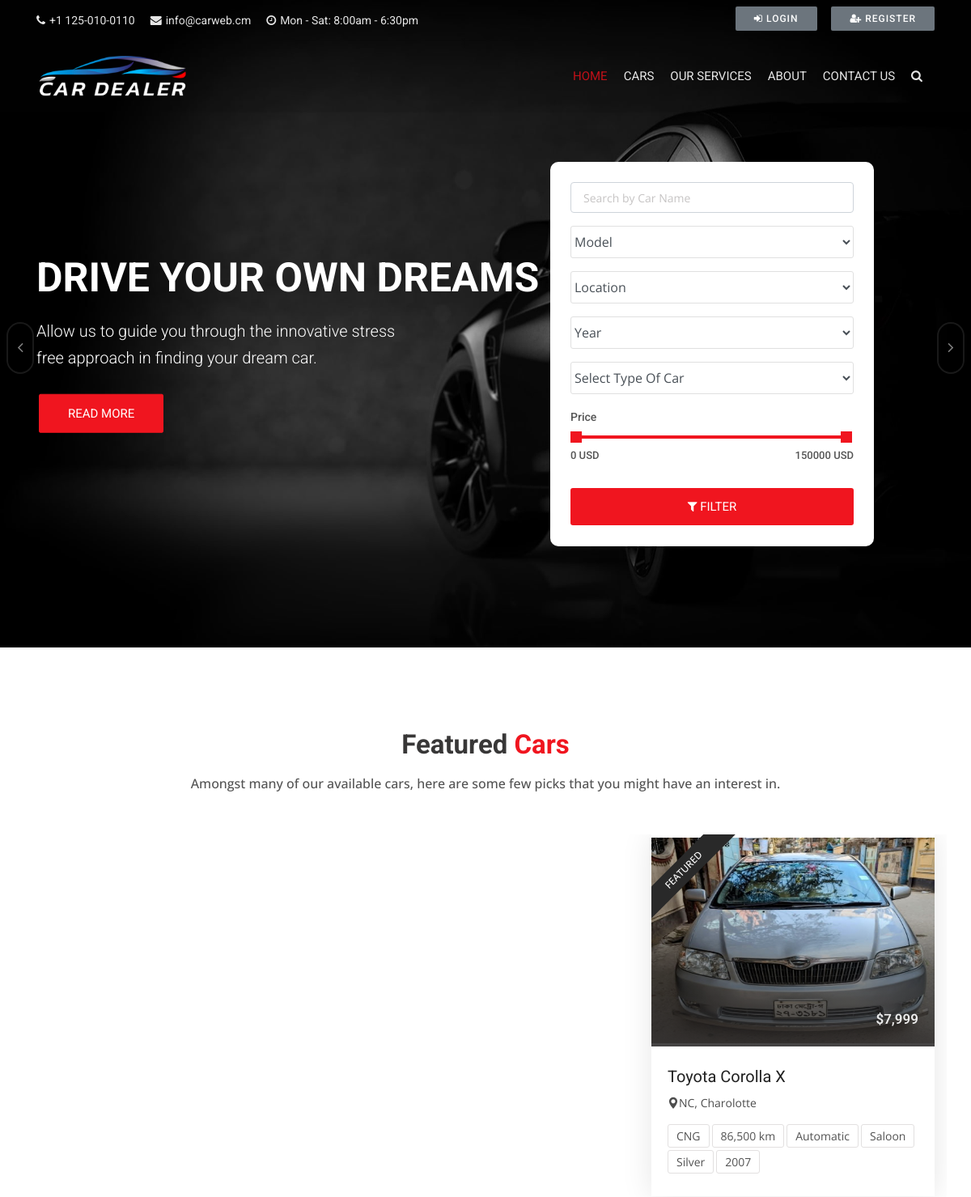
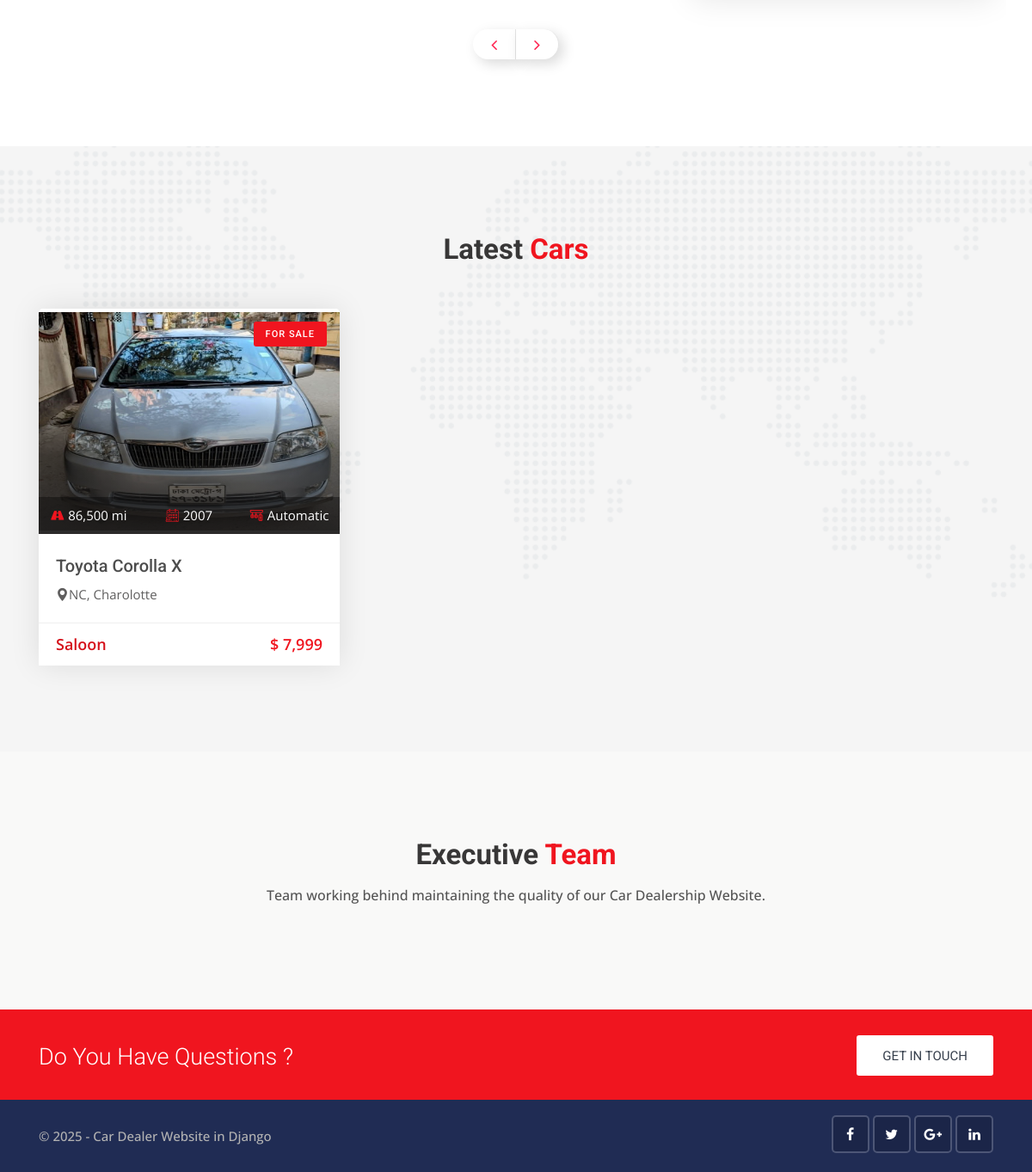
The page / on the database its author committed (2 pictures, top to bottom).
### cars/models.py (models this page shows, shortened)
class Car(models.Model):
    state_choice = (
        ('AL', 'Alabama'),
        ('AK', 'Alaska'),
        ('AZ', 'Arizona'),
        ('AR', 'Arkansas'),
        ('CA', 'California'),
        ('CO', 'Colorado'),
        ('CT', 'Connecticut'),
        ('DE', 'Delaware'),
        ('DC', 'District Of Columbia'),
        ('FL', 'Florida'),
        ('GA', 'Georgia'),
        ('HI', 'Hawaii'),
        ('ID', 'Idaho'),
        ('IL', 'Illinois'),
        ('IN', 'Indiana'),
        ('IA', 'Iowa'),
        ('KS', 'Kansas'),
        ('KY', 'Kentucky'),
        ('LA', 'Louisiana'),
        ('ME', 'Maine'),
        ('MD', 'Maryland'),
        ('MA', 'Massachusetts'),
        ('MI', 'Michigan'),
        ('MN', 'Minnesota'),
        ('MS', 'Mississippi'),
        ('MO', 'Missouri'),
        ('MT', 'Montana'),
        ('NE', 'Nebraska'),
        ('NV', 'Nevada'),
        ('NH', 'New Hampshire'),
        ('NJ', 'New Jersey'),
        ('NM', 'New Mexico'),
        ('NY', 'New York'),
        ('NC', 'North Carolina'),
        ('ND', 'North Dakota'),
        ('OH', 'Ohio'),
        ('OK', 'Oklahoma'),
        ('OR', 'Oregon'),
        ('PA', 'Pennsylvania'),
        ('RI', 'Rhode Island'),
        ('SC', 'South Carolina'),
        ('SD', 'South Dakota'),
        ('TN', 'Tennessee'),
        ('TX', 'Texas'),
        ('UT', 'Utah'),
        ('VT', 'Vermont'),
        ('VA', 'Virginia'),
        ('WA', 'Washington'),
        ('WV', 'West Virginia'),
        ('WI', 'Wisconsin'),
        ('WY', 'Wyoming'),
    )
    year_choice = []
    for r in range(2000, (datetime.now().year+1)):
        year_choice.append((r,r))
    features_choices = (
        ('Cruise Control', 'Cruise Control'),
        ('Audio Interface', 'Audio Interface'),
        ('Airbags', 'Airbags'),
        ('Air Conditioning', 'Air Conditioning'),
        ('Seat Heating', 'Seat Heating'),
        ('Alarm System', 'Alarm System'),
        ('ParkAssist', 'ParkAssist'),
        ('Power Steering', 'Power Steering'),
        ('Reversing Camera', 'Reversing Camera'),
        ('Direct Fuel Injection', 'Direct Fuel Injection'),
        ('Auto Start/Stop', 'Auto Start/Stop'),
        ('Wind Deflector', 'Wind Deflector'),
        ('Bluetooth Handset', 'Bluetooth Handset'),
    )
    door_choices = (
        ('2', '2'),
        ('3', '3'),
        ('4', '4'),
        ('5', '5'),
        ('6', '6'),
    )
    car_title = models.CharField(max_length=255)
    state = models.CharField(choices=state_choice, max_length=100)
    city = models.CharField(max_length=100)
    color = models.CharField(max_length=100)
    model = models.CharField(max_length=100)
    year = models.IntegerField(('year'), choices=year_choice)
    condition = models.CharField(max_length=100)
    price = models.IntegerField()
    description = RichTextField()
    car_photo = models.ImageField(upload_to='photos/%Y/%m/%d/')
    car_photo_1 = models.ImageField(upload_to='photos/%Y/%m/%d/', blank=True)
    car_photo_2 = models.ImageField(upload_to='photos/%Y/%m/%d/', blank=True)
    car_photo_3 = models.ImageField(upload_to='photos/%Y/%m/%d/', blank=True)
    car_photo_4 = models.ImageField(upload_to='photos/%Y/%m/%d/', blank=True)
    features = MultiSelectField(choices=features_choices)
    body_style = models.CharField(max_length=100)
    engine = models.CharField(max_length=100)
    transmission = models.CharField(max_length=100)
    interior = models.CharField(max_length=100)
    miles = models.IntegerField()
    doors = models.CharField(choices=door_choices, max_length=10)
    passengers = models.IntegerField()
    vin_no = models.CharField(max_length=100)
    milage = models.IntegerField()
    fuel_type = models.CharField(max_length=50)
    no_of_owners = models.CharField(max_length=100)
    is_featured = models.BooleanField(default=False)
    created_date = models.DateTimeField(default=datetime.now, blank=True)

### pages/views.py (the view)
# urls.py: path('', views.home, name='home'),
def home(request):
    teams = Team.objects.all()
    featured_cars = Car.objects.order_by('-created_date').filter(is_featured=True)
    all_cars = Car.objects.order_by('-created_date')
    model_search = Car.objects.values_list('model', flat=True).distinct()
    city_search = Car.objects.values_list('city', flat=True).distinct()
    year_search = Car.objects.values_list('year', flat=True).distinct()
    body_style_search = Car.objects.values_list('body_style', flat=True).distinct()
    data = {
        'teams': teams,
        'featured_cars': featured_cars,
        'all_cars': all_cars,
        'model_search': model_search,
        'city_search': city_search,
        'year_search': year_search,
        'body_style_search': body_style_search,
    }
    return render(request, 'pages/home.html', data)

### templates/pages/home.html (shortened to what this page needs)
{% extends 'base.html' %}
{% block content %}
{% load humanize %}
{% load static %}
<div class="banner" id="banner">
    <div id="carouselExampleIndicators" class="carousel slide" data-ride="carousel">
        <div class="carousel-inner banner-slider-inner text-center">
            <div class="carousel-item banner-max-height active item-bg">
                <img class="d-block w-100 h-100" src="{% static 'img/car-6.jpg' %}" alt="banner">
                <div class="carousel-content container banner-info-2 bi-2 text-left">
                    <h3>Drive Your Own Dreams</h3>
                    <h5>Allow us to guide you through the innovative stress<br>
                        free approach in finding your dream car.</h5>
                    <a href="{% url 'services' %}" class="btn btn-lg btn-theme">Read More</a>
                </div>
            </div>
        </div>
        <div class="search-box-4 sb-8">
            <form action="{% url 'search' %}" method="">
                <div class="form-group">
                    <input type="text" name="keyword" placeholder="Search by Car Name" class="form-control">
                </div>
                <div class="form-group">
                    <select class="form-control search-fields" name="model">
                        <option selected="true" disabled="disabled">Model</option>
                    </select>
                </div>
                <div class="form-group">
                    <select class="form-control search-fields" name="city">
                        <option selected="true" disabled="disabled">Location</option>
                    </select>
                </div>
                <div class="form-group">
                    <select class="form-control search-fields" name="year">
                        <option selected="true" disabled="disabled">Year</option>
                    </select>
                </div>
                <div class="form-group">
                    <select class="form-control search-fields" name="body_style">
                        <option selected="true" disabled="disabled">Select Type Of Car</option>
                    </select>
                </div>
                <div class="range-slider clearfix">
                                <label>Price</label>
                                <div data-min="0" data-max="150000"  data-min-name="min_price" data-max-name="max_price" data-unit="USD" class="range-slider-ui ui-slider" aria-disabled="false"></div>
                            </div>
                <div class="form-group">
                    <button class="btn btn-block button-theme btn-md">
                        <i class="fa fa-filter"></i> Filter
                    </button>
                </div>
            </form>
        </div>
        <a class="carousel-control-prev none-580" href="#carouselExampleIndicators" role="button" data-slide="prev">
            <span class="slider-mover-left" aria-hidden="true">
                <i class="fa fa-angle-left"></i>
            </span>
        </a>
        <a class="carousel-control-next none-580" href="#carouselExampleIndicators" role="button" data-slide="next">
            <span class="slider-mover-right" aria-hidden="true">
                <i class="fa fa-angle-right"></i>
            </span>
        </a>
    </div>
</div>
<div class="featured-car content-area-5">
    <div class="container">
        <div class="main-title">
            <h1>Featured <span>Cars</span></h1>
            <p>Amongst many of our available cars, here are some few picks that you might have an interest in.</p>
        </div>
        <div class="slick-slider-area clearfix">
            <div class="row slick-carousel" data-slick='{"slidesToShow": 3, "responsive":[{"breakpoint": 1024,"settings":{"slidesToShow": 2}}, {"breakpoint": 768,"settings":{"slidesToShow": 1}}]}'>
              {% for car in featured_cars %}
                <div class="slick-slide-item">
                    <div class="car-box-3">
                        <div class="car-thumbnail">
                            <a href="{% url 'car_detail' car.id %}" class="car-img">
                                <div class="tag-2">Featured</div>
                                <div class="price-box">
                                    <span>${{car.price | intcomma}}</span>
                                </div>
                                <img class="d-block w-100" src="{{car.car_photo.url}}" alt="car" style="min-height: 262px; max-height: 262px;">
                            </a>
                        </div>
                        <div class="detail">
                            <h1 class="title">
                                <a href="{% url 'car_detail' car.id %}">{{ car.car_title }}</a>
                            </h1>
                            <div class="location">
                                <a href="{% url 'car_detail' car.id %}">
                                    <i class="flaticon-pin"></i>{{car.state}}, {{car.city}}
                                </a>
                            </div>
                            <ul class="facilities-list clearfix">
                                <li>{{car.fuel_type}}</li>
                                <li>{{car.miles | intcomma}} km</li>
                                <li>{{car.transmission}}</li>
                                <li>{{car.body_style}}</li>
                                <li>{{car.color}}</li>
                                <li>{{car.year}}</li>
                            </ul>
                        </div>
                    </div>
                </div>
            {% endfor %}
            </div>
            <div class="slick-btn">
                <div class="slick-prev slick-arrow-buton sab-4">
                    <i class="fa fa-angle-left"></i>
                </div>
                <div class="slick-next slick-arrow-buton sab-3">
                    <i class="fa fa-angle-right"></i>
                </div>
            </div>
        </div>
    </div>
</div>
<div class="featured-car content-area">
    <div class="container">
        <div class="main-title">
            <h1>Latest <span>Cars</span></h1>
        </div>
        <div class="row">
          {% for car in all_cars|slice:":6" %}
            <div class="col-lg-4 col-md-6">
                <div class="car-box">
                    <div class="car-thumbnail">
                        <a href="{% url 'car_detail' car.id %}" class="car-img">
                            <div class="tag">For Sale</div>
                            <img class="d-block w-100" src="{{car.car_photo.url}}" alt="car" style="min-height: 262px; max-height: 262px;">
                            <div class="facilities-list clearfix">
                                <ul>
                                    <li>
                                        <span><i class="flaticon-way"></i></span>{{car.miles | intcomma}} mi
                                    </li>
                                    <li>
                                        <span><i class="flaticon-calendar-1"></i></span>{{car.year}}
                                    </li>
                                    <li>
                                        <span><i class="flaticon-manual-transmission"></i></span>{{car.transmission}}
                                    </li>
                                </ul>
                            </div>
                        </a>
                    </div>
                    <div class="detail">
                        <h1 class="title">
                            <a href="{% url 'car_detail' car.id %}">{{car.car_title}}</a>
                        </h1>
                        <div class="location">
                            <a href="{% url 'car_detail' car.id %}">
                                <i class="flaticon-pin"></i>{{car.state}}, {{car.city}}
                            </a>
                        </div>
                    </div>
                    <div class="footer clearfix">
                        <div class="pull-left ratings days">
                            <p class="cartype">{{car.body_style}}</p>
                        </div>
                        <div class="pull-right">
                            <p class="price">$ {{car.price | intcomma}}</p>
                        </div>
                    </div>
                </div>
            </div>
          {% endfor %}
        </div>
    </div>
</div>
<div class="our-team content-area bg-grea-3">
    <div class="container">
        <div class="main-title">
            <h1>Executive <span>Team</span></h1>
            <p>Team working behind maintaining the quality of our Car Dealership Website.</p>
        </div>
    </div>
</div>
<div class="intro-section">
    <div class="container">
        <div class="row">
            <div class="col-lg-9 col-md-8 col-sm-12">
                <div class="intro-text">
                    <h3>Do You Have Questions ?</h3>
                </div>
            </div>
            <div class="col-lg-3 col-md-4 col-sm-12">
                <a href="{% url 'contact' %}" class="btn btn-md">Get in Touch</a>
            </div>
        </div>
    </div>
</div>
{% endblock %}

### cardealer/static/css/skins/red.css (style rules this page uses)
.button-theme { background:#f0151f; }
.car-box .facilities-list li span i { color: #f0151f; }
.btn-theme { background:#f0151f; border: solid 1px#f0151f; }
.main-title h1 span { color:#f0151f; }
.intro-section { background:#f0151f; }
.tag { background:#f0151f; }
.car-box .footer .price { color:#f0151f; }

### rows shown on the page
Car: price "7,999", car_photo (picture), car_title "Toyota Corolla X", state "NC", city "Charolotte", fuel_type "CNG", miles "86,500", transmission "Automatic", body_style "Saloon", color "Silver", year "2007"
